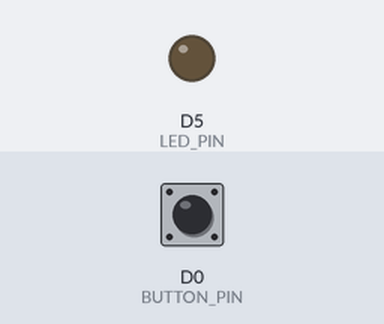
This sketch was run on a simulated ESP8266 (NodeMCU). On the bench: output pins drawn as LEDs (lit = HIGH). The test bench sets the inputs (shaded band); at power-on: D0 (BUTTON_PIN) LOW.

Above: at 1.2 s.
1.3 s: D0 (BUTTON_PIN) pulled HIGH for 0.15 s
At 1.37 s:
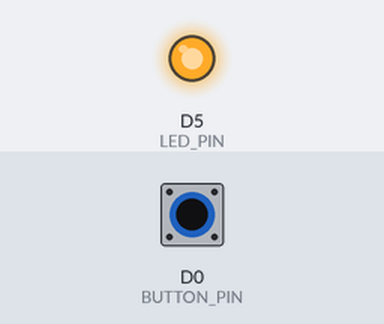
2.9 s: D0 (BUTTON_PIN) pulled HIGH for 3.2 s
At 6.6 s:
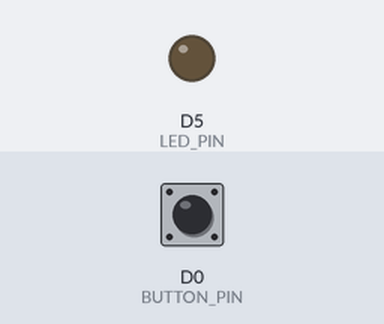
Timing chart, 0 to 8.1 s (numbered marks = the images above; inputs shaded):
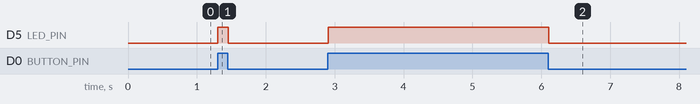

The sketch:

2-buttonLed.ino
```cpp
#define LED_PIN D5
#define BUTTON_PIN D0

 /* Função de configuração. Ela é executada uma única vez no início da execução
  *   do programa. */
void setup()
{
  pinMode(LED_PIN, OUTPUT);

  /* TODO: Configure o pino do botão como uma entrada. */
}

/* Função de repetição. Ela fica sendo chamada repetidamente durante a execução
 *   do programa. */
void loop()
{
  bool buttonState = digitalRead(BUTTON_PIN);

  digitalWrite(LED_PIN, buttonState);

  delay(10); /* Dá um tempo para o processador respirar... */
}
```

Measured:
- after the input at 1.3 s, D5 (LED_PIN): LOW → HIGH at once, → LOW 0.15 s later
- after the input at 2.9 s, D5 (LED_PIN): LOW → HIGH at once, → LOW 3.2 s later
